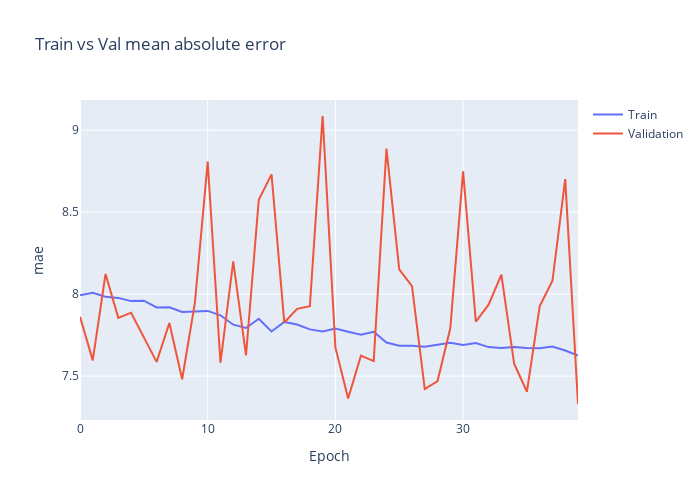

Notebook source saved alongside this figure:
### Code cell
import plotly.graph_objects as go

plt.clf()

fig = go.Figure()
fig.add_trace(go.Scatter(
                    y=history.history['mae'],
                    name='Train'))

fig.add_trace(go.Scatter(
                    y=history.history['val_mae'],
                    name='Validation'))


fig.update_layout(height=500, 
                  width=700,
                  title='Train vs Val mean absolute error',
                  xaxis_title='Epoch',
                  yaxis_title='mae')


fig.show()

### Figure 1 — Plotly figure (JSON) as saved in the notebook; plotly's stock layout.template omitted (floating-point values rounded to 4 significant figures)
{"data": [{"name": "Train", "type": "scatter", "y": [7.993, 8.008, 7.984, 7.977, 7.958, 7.96, 7.919, 7.92, 7.892, 7.896, 7.898, 7.871, 7.814, 7.794, 7.851, 7.772, 7.831, 7.815, 7.785, 7.772, 7.79, 7.771, 7.753, 7.771, 7.706, 7.685, 7.686, 7.679, 7.694, 7.704, 7.691, 7.703, 7.677, 7.672, 7.678, 7.671, 7.67, 7.681, 7.657, 7.626]}, {"name": "Validation", "type": "scatter", "y": [7.862, 7.596, 8.123, 7.856, 7.887, 7.74, 7.587, 7.824, 7.481, 7.948, 8.808, 7.582, 8.2, 7.627, 8.576, 8.731, 7.827, 7.91, 7.927, 9.086, 7.675, 7.364, 7.625, 7.592, 8.888, 8.151, 8.05, 7.421, 7.47, 7.792, 8.748, 7.833, 7.936, 8.12, 7.576, 7.405, 7.926, 8.082, 8.702, 7.33]}], "layout": {"height": 500, "title": {"text": "Train vs Val mean absolute error"}, "width": 700, "xaxis": {"title": {"text": "Epoch"}}, "yaxis": {"title": {"text": "mae"}}}}
